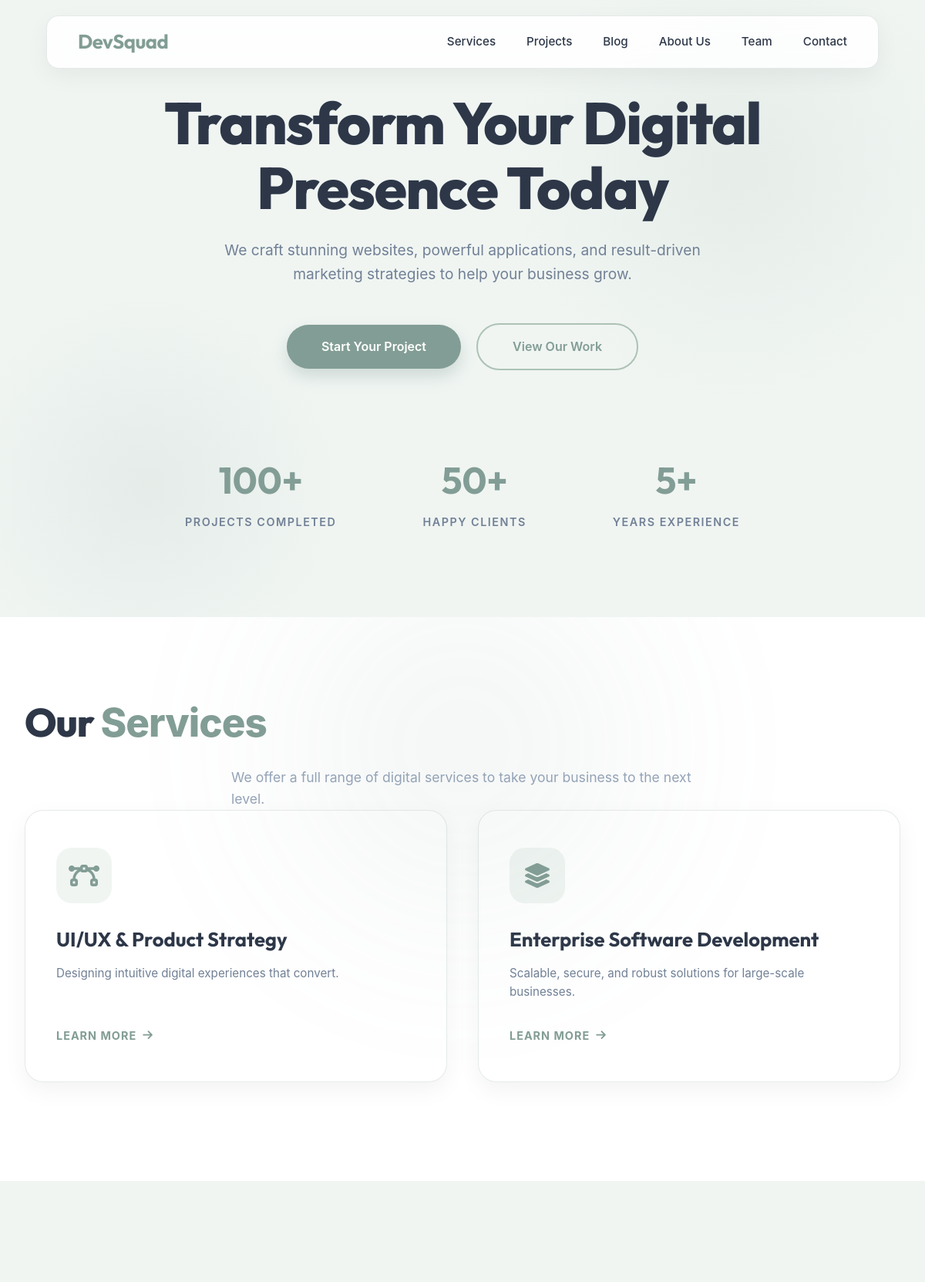
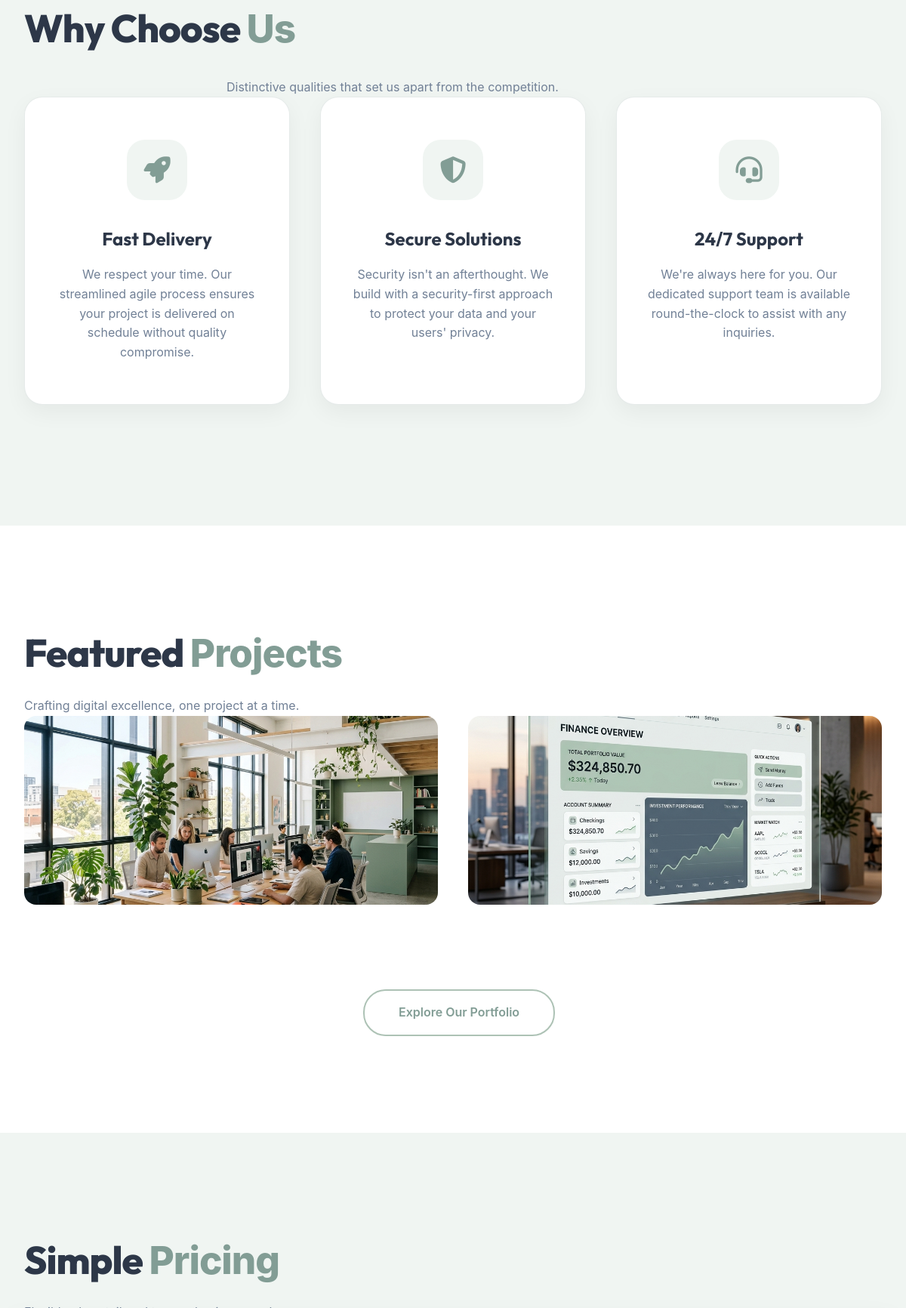
The page / (upper part) on the database its author committed (2 pictures, top to bottom).
### service/models.py (models this page shows, shortened)
class Service(models.Model):
    title = models.CharField(max_length=200)
    description = models.TextField(help_text="Short description for the home page")
    detailed_description = models.TextField(blank=True, help_text="Full description for the details page")
    technologies = models.TextField(blank=True, help_text="Comma-separated list of technologies (e.g., Python, Django, React)")
    icon = models.CharField(max_length=50, help_text="FontAwesome class or similar", default="fa-code")
    image = models.ImageField(upload_to='services/', blank=True, null=True)
    created_at = models.DateTimeField(auto_now_add=True)

class Project(models.Model):
    title = models.CharField(max_length=200)
    service = models.ForeignKey(Service, on_delete=models.SET_NULL, null=True, blank=True, related_name='projects')
    description = models.TextField()
    image = models.ImageField(upload_to='projects/')
    client = models.CharField(max_length=100, blank=True)
    live_url = models.URLField(blank=True, help_text="Link to the live project")
    completed_date = models.DateField(blank=True, null=True)
    created_at = models.DateTimeField(auto_now_add=True)

### service/views.py (the view)
# urls.py: path('', views.home, name='home'),
def home(request):
    services = Service.objects.all()
    team = TeamMember.objects.all()
    office = OfficeInfo.objects.first()
    recent_projects = Project.objects.order_by('-completed_date')[:3]
    recent_blogs = BlogPost.objects.order_by('-created_at')[:9]
    if 'chat_session_id' not in request.session:
        request.session['chat_session_id'] = str(uuid.uuid4())
    testimonials = Testimonial.objects.order_by('-created_at')[:5]
    faqs = FAQ.objects.all()
    pricing_plans = PricingPlan.objects.all()
    pricing_plans = PricingPlan.objects.all()
    clients = ClientLogo.objects.all()
    tech_stacks = TechStack.objects.all()
    context = {
        'services': services,
        'team': team,
        'office': office,
        'recent_projects': recent_projects,
        'recent_blogs': recent_blogs,
        'testimonials': testimonials,
        'faqs': faqs,
        'pricing_plans': pricing_plans,
        'clients': clients,
        'tech_stacks': tech_stacks
    }
    return render(request, 'home.html', context)

### service/models.py (called while the page is built)
    def get_features_list(self):
        if self.features:
            text = self.features.replace('\r\n', ',').replace('\n', ',')
            return [x.strip() for x in text.split(',') if x.strip()]
        return []

### service/templates/home.html (shortened to what this page needs)
{% extends 'base.html' %}
{% block content %}
<section class="hero">
    <div class="hero-content">
        <h1>Transform Your Digital<br>Presence Today</h1>
        <p>We craft stunning websites, powerful applications, and result-driven marketing strategies to help your
            business grow.</p>
        <div style="margin-bottom: 3rem;">
            <a href="#contact" class="btn btn-primary">Start Your Project</a>
            <a href="#projects" class="btn btn-outline">View Our Work</a>
        </div>
        <div class="stats-container">
            <div class="stat-item">
                <span class="stat-number">100+</span>
                <span class="stat-label">Projects Completed</span>
            </div>
            <div class="stat-item">
                <span class="stat-number">50+</span>
                <span class="stat-label">Happy Clients</span>
            </div>
            <div class="stat-item">
                <span class="stat-number">5+</span>
                <span class="stat-label">Years Experience</span>
            </div>
        </div>
    </div>
</section>
<section id="services" style="position: relative;">
    <div
        style="position: absolute; top: -10%; left: 50%; width: clamp(200px, 40vw, 600px); height: clamp(200px, 40vw, 600px); background: var(--primary-color); filter: blur(120px); opacity: 0.08; border-radius: 50%; transform: translateX(-50%); pointer-events: none;">
    </div>
    <div class="section-title">
        <h2>Our <span class="highlight">Services</span></h2>
        <p style="color: #94a3b8; max-width: 600px; margin: 0 auto; font-size: 1.1rem;">
            We offer a full range of digital services to take your business to the next level.
        </p>
    </div>
    <div class="services-grid">
        {% for service in services %}
        <div class="service-card" onclick="window.location.href='{% url 'service_detail' service.id %}'"
            style="cursor: pointer;">
            <div class="service-icon-wrapper">
                <i class="fa {{ service.icon }} service-icon"></i>
            </div>
            <div class="service-content">
                <h3 class="service-title">{{ service.title }}</h3>
                <p class="service-desc">{{ service.description|truncatewords:20 }}</p>
                <div class="service-link">
                    <span>Learn More</span>
                    <i class="fas fa-arrow-right"></i>
                </div>
            </div>
        </div>
        {% empty %}
        <div style="grid-column: 1 / -1; text-align: center; color: #94a3b8;">
            <p>No services available at the moment.</p>
        </div>
        {% endfor %}
    </div>
</section>
<section style="background: var(--bg-alt); position: relative; overflow: hidden; padding: 8rem 2rem;">
    <div class="section-title">
        <h2>Why Choose <span class="highlight">Us</span></h2>
        <p style="color: var(--text-muted); max-width: 600px; margin: 1.5rem auto 0;">Distinctive qualities that set us apart from the competition.</p>
    </div>
    <div class="services-grid">
        <div class="feature-card">
            <div class="feature-icon-box">
                <i class="fas fa-rocket"></i>
            </div>
            <h3 class="feature-title">Fast Delivery</h3>
            <p class="feature-desc">We respect your time. Our streamlined agile process ensures your project is delivered on schedule without quality compromise.</p>
        </div>
        <div class="feature-card">
            <div class="feature-icon-box">
                <i class="fas fa-shield-alt"></i>
            </div>
            <h3 class="feature-title">Secure Solutions</h3>
            <p class="feature-desc">Security isn't an afterthought. We build with a security-first approach to protect your data and your users' privacy.</p>
        </div>
        <div class="feature-card">
            <div class="feature-icon-box">
                <i class="fas fa-headset"></i>
            </div>
            <h3 class="feature-title">24/7 Support</h3>
            <p class="feature-desc">We're always here for you. Our dedicated support team is available round-the-clock to assist with any inquiries.</p>
        </div>
    </div>
</section>
<section id="projects" style="padding: 8rem 2rem;">
    <div class="section-title">
        <h2>Featured <span class="highlight">Projects</span></h2>
        <p style="color: var(--text-muted); margin-top: 1rem;">Crafting digital excellence, one project at a time.</p>
    </div>
    <div class="services-grid">
        {% for project in recent_projects %}
        <div class="project-card">
            <img src="{{ project.image.url }}" alt="{{ project.title }}" class="project-img">
        </div>
        {% endfor %}
    </div>
    <div style="text-align: center; margin-top: 5rem;">
        <a href="{% url 'project_list' %}" class="btn btn-outline">Explore Our Portfolio</a>
    </div>
</section>
{% if pricing_plans %}
{% if pricing_plans %}
<section id="pricing" style="background: var(--bg-alt); padding: 8rem 2rem;">
    <div class="section-title">
        <h2>Simple <span class="highlight">Pricing</span></h2>
        <p style="color: var(--text-muted); margin-top: 1rem;">Flexible plans tailored to your business scale.</p>
    </div>
</section>
{% endif %}
{% endif %}
{% endblock %}

### service/templates/base.html (style rules this page uses)
:root { --bg-color: #ffffff; --bg-alt: #f0f5f2; --primary-color: #829d95; --secondary-color: #adc2b5; --accent-color: #adc2b5; --text-color: #2d3748; --text-muted: #718096; --glass-bg: rgba(255, 255, 255, 0.85); --glass-border: rgba(130, 157, 149, 0.2); --shadow: 0 10px 30px rgba(0, 0, 0, 0.05); }
* { margin: 0; padding: 0; box-sizing: border-box; font-family: 'Inter', sans-serif; }
h1, h2, h3, h4, h5, h6, .logo { font-family: 'Outfit', sans-serif; }
body { background-color: var(--bg-color); color: var(--text-color); overflow-x: hidden; line-height: 1.6; }
img { max-width: 100%; height: auto; display: block; }

### rows shown on the page
Service: title "UI/UX & Product Strategy", description "Designing intuitive digital experiences that convert."
Service: title "Enterprise Software Development", description "Scalable, secure, and robust solutions for large-scale businesses."
Project: image (picture)
Project: image (picture)
